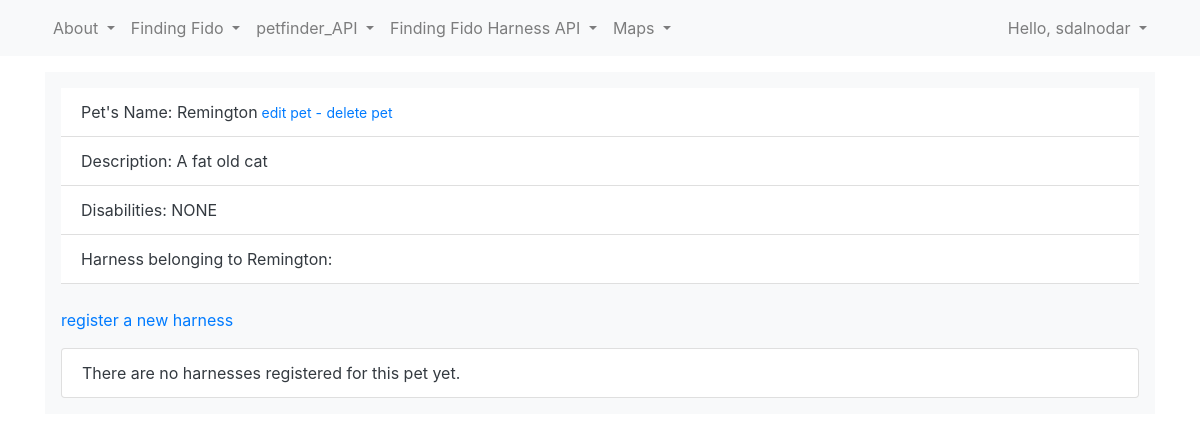
The app's page /pet/4/ (signed in), older data.
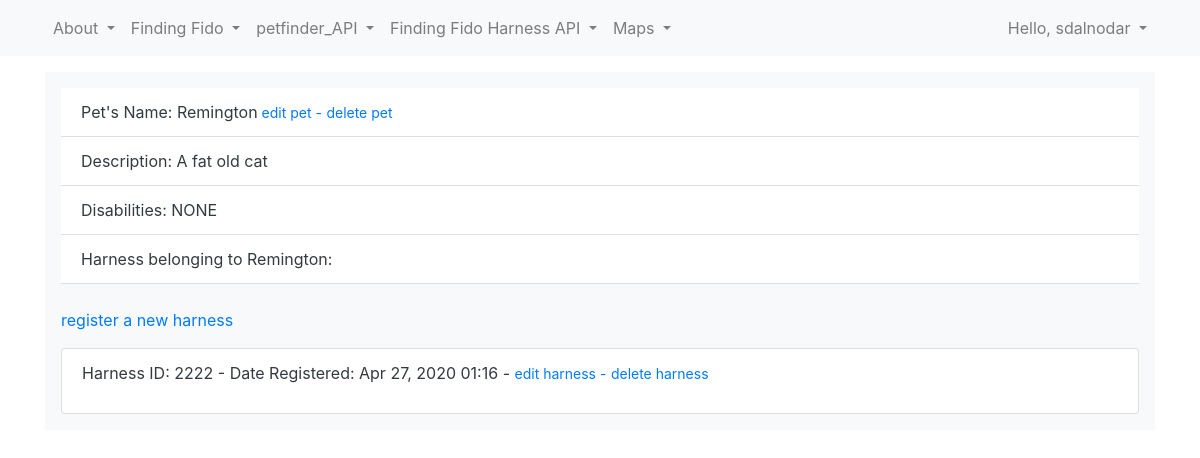
The same page, newer data.
### ff_app/models.py (models this page shows, shortened)
class Pet(models.Model):
    name = models.CharField(max_length=50)
    date_added = models.DateTimeField(auto_now_add=True)
    description = models.CharField(max_length=200)
    disabilities = models.CharField(max_length=20, choices=DISABILITIES, default='none')
    owner = models.ForeignKey(User, on_delete = models.CASCADE)
    def __str__(self):
        return self.name

class Harness(models.Model):
    pet = models.ForeignKey(Pet, on_delete = models.CASCADE)
    date_added = models.DateTimeField(auto_now_add=True)
    harnessID = models.CharField(max_length=100, unique=True)

### ff_app/views.py (the view)
# urls.py: path('pet/<int:pet_id>/', views.pet, name='pet'),
@login_required
def pet(request, pet_id):
    pet = Pet.objects.get(id=pet_id)
    if pet.owner != request.user:
        return render(request, 'ff_app/wrong_pet.html')
    harnesses = pet.harness_set.order_by('-date_added')
    context = {'pet': pet, 'harnesses': harnesses}
    return render(request, 'ff_app/pet.html', context)

### ff_app/templates/ff_app/pet.html (shortened to what this page needs)
{% extends 'ff_app/base.html' %}
{% block content %}
	<ul class='list-group list-group-flush'>
		<li class='list-group-item'> Pet's Name: {{ pet }}<a href="{% url 'ff_app:edit_pet' pet.id %}"><small> edit pet -</small></a>
							 <a href="{% url 'ff_app:delete_pet' pet.id %}"><small> delete pet</small></a></li>
		<li class='list-group-item'>Description: {{ pet.description }}</li>
		<li class='list-group-item'>Disabilities: {{ pet.disabilities }}</li>
 		<li class='list-group-item'>Harness belonging to {{ pet }}:</li>
 	<p><a href="{% url 'ff_app:new_harness' pet.id %}">register a new harness</a></p>
  	<ul class='list-group'>
  	{% for harness in harnesses %}
		<li class='list-group-item'>
			<p>
				Harness ID: {{ harness.harnessID }} -
				Date Registered: {{ harness.date_added|date:'M d, Y H:i' }} -
				<a href="{% url 'ff_app:edit_harness' harness.id %}"><small>edit harness -</small></a>
				<a href="{% url 'ff_app:delete_harness' harness.id %}"><small> delete harness</small></a>
			</p>
    	</li>
  	{% empty %}
		<li class='list-group-item'>
			There are no harnesses registered for this pet yet.
    	</li>
  	{% endfor %}
  	</ul>
{% endblock content %}

### ff_app/templates/ff_app/base.html (shortened to what this page needs)
{% load bootstrap4 %}
<!DOCTYPE html>
<html lang='en'>
	<head>
   		{% bootstrap_css %}
	</head>
	<body>
    <nav class="navbar navbar-expand-lg fixed-top navbar-light bg-light">
      <div class="container">
		  <div id="navbar" class="navbar-collapse collapse">
			<ul class="nav navbar-nav">
				<li class="nav-item dropdown">
					<a class="nav-link dropdown-toggle" id="navbarDropdown" role="button" data-toggle="dropdown" aria-haspopup="true" aria-expanded="false">
						About
					</a>
				</li>
			</ul>
			<ul class="nav navbar-nav">
				<li class="nav-item dropdown">
					<a class="nav-link dropdown-toggle" id="navbarDropdown" role="button" data-toggle="dropdown" aria-haspopup="true" aria-expanded="false">
					Finding Fido
					</a>
				</li>
			</ul>
			<ul class="nav navbar-nav">
				<li class="nav-item dropdown">
					<a class="nav-link dropdown-toggle" id="navbarDropdown" role="button" data-toggle="dropdown" aria-haspopup="true" aria-expanded="false">
					petfinder_API
					</a>
				</li>
			</ul>
			<ul class="nav navbar-nav">
				<li class="nav-item dropdown">
					<a class="nav-link dropdown-toggle" id="navbarDropdown" role="button" data-toggle="dropdown" aria-haspopup="true" aria-expanded="false">
					Finding Fido Harness API
					</a>
				</li>
			</ul>
			<ul class="nav navbar-nav">
				<li class="nav-item dropdown">
					<a class="nav-link dropdown-toggle" id="navbarDropdown" role="button" data-toggle="dropdown" aria-haspopup="true" aria-expanded="false">
					Maps
					</a>
				</li>
			</ul>
		    <ul class="navbar-nav ml-auto">
		      {% if user.is_authenticated %}
				<li class="nav-item dropdown">
					<a class="nav-link dropdown-toggle" id="navbarDropdown" role="button" data-toggle="dropdown" aria-haspopup="true" aria-expanded="false">
					Hello, {{ user.username }}
					</a>
				</li>
		      {% else %}
		        <li class="nav-item"><a class="nav-link" href="{% url 'users:register' %}">register</a></li>
		        <li class="nav-item"><a class="nav-link" href="{% url 'users:login' %}">log in</a></li>
		      {% endif %}
		    </ul>
		  </div>
      </div>
    </nav>
    <div class="container">
      <div class="p-3 mb-2 bg-light text-dark">
        {% block content %}{% endblock content %}
      </div>
    </div>
	</body>
</html>

Row changes from the older to the newer data that the page shows:
added Harness: harnessID "2222", date_added "Apr 27, 2020 01:16"
Text that changed along with them:
text no longer shown: "There are no harnesses registered for this pet yet."
